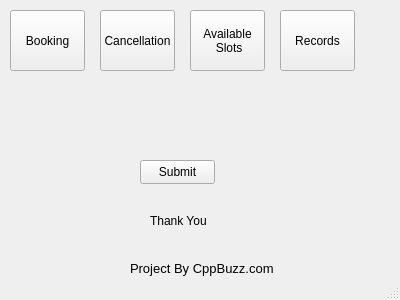
<?xml version="1.0" encoding="UTF-8"?>
<ui version="4.0">
 <class>MainWindow</class>
 <widget class="QMainWindow" name="MainWindow">
  <property name="geometry">
   <rect>
    <x>0</x>
    <y>0</y>
    <width>400</width>
    <height>300</height>
   </rect>
  </property>
  <property name="windowTitle">
   <string>Doctor Appointment 1.0</string>
  </property>
  <widget class="QWidget" name="centralWidget">
   <widget class="QLabel" name="label">
    <property name="geometry">
     <rect>
      <x>130</x>
      <y>260</y>
      <width>161</width>
      <height>16</height>
     </rect>
    </property>
    <property name="font">
     <font>
      <pointsize>10</pointsize>
     </font>
    </property>
    <property name="text">
     <string>Project By CppBuzz.com</string>
    </property>
   </widget>
   <widget class="QPushButton" name="btnBooking">
    <property name="geometry">
     <rect>
      <x>10</x>
      <y>10</y>
      <width>75</width>
      <height>61</height>
     </rect>
    </property>
    <property name="text">
     <string>Booking</string>
    </property>
   </widget>
   <widget class="QPushButton" name="btnCancellation">
    <property name="geometry">
     <rect>
      <x>100</x>
      <y>10</y>
      <width>75</width>
      <height>61</height>
     </rect>
    </property>
    <property name="text">
     <string>Cancellation</string>
    </property>
   </widget>
   <widget class="QPushButton" name="btnAvailableSlots">
    <property name="geometry">
     <rect>
      <x>190</x>
      <y>10</y>
      <width>75</width>
      <height>61</height>
     </rect>
    </property>
    <property name="text">
     <string>Available
 Slots</string>
    </property>
   </widget>
   <widget class="QPushButton" name="btnRecords">
    <property name="geometry">
     <rect>
      <x>280</x>
      <y>10</y>
      <width>75</width>
      <height>61</height>
     </rect>
    </property>
    <property name="text">
     <string>Records</string>
    </property>
   </widget>
   <widget class="QPushButton" name="pushButton">
    <property name="geometry">
     <rect>
      <x>140</x>
      <y>160</y>
      <width>75</width>
      <height>24</height>
     </rect>
    </property>
    <property name="text">
     <string>Submit</string>
    </property>
   </widget>
   <widget class="QLabel" name="label_2">
    <property name="geometry">
     <rect>
      <x>150</x>
      <y>210</y>
      <width>91</width>
      <height>21</height>
     </rect>
    </property>
    <property name="text">
     <string>Thank You</string>
    </property>
   </widget>
  </widget>
  <widget class="QStatusBar" name="statusBar"/>
 </widget>
 <layoutdefault spacing="6" margin="11"/>
 <resources/>
 <connections/>
</ui>
